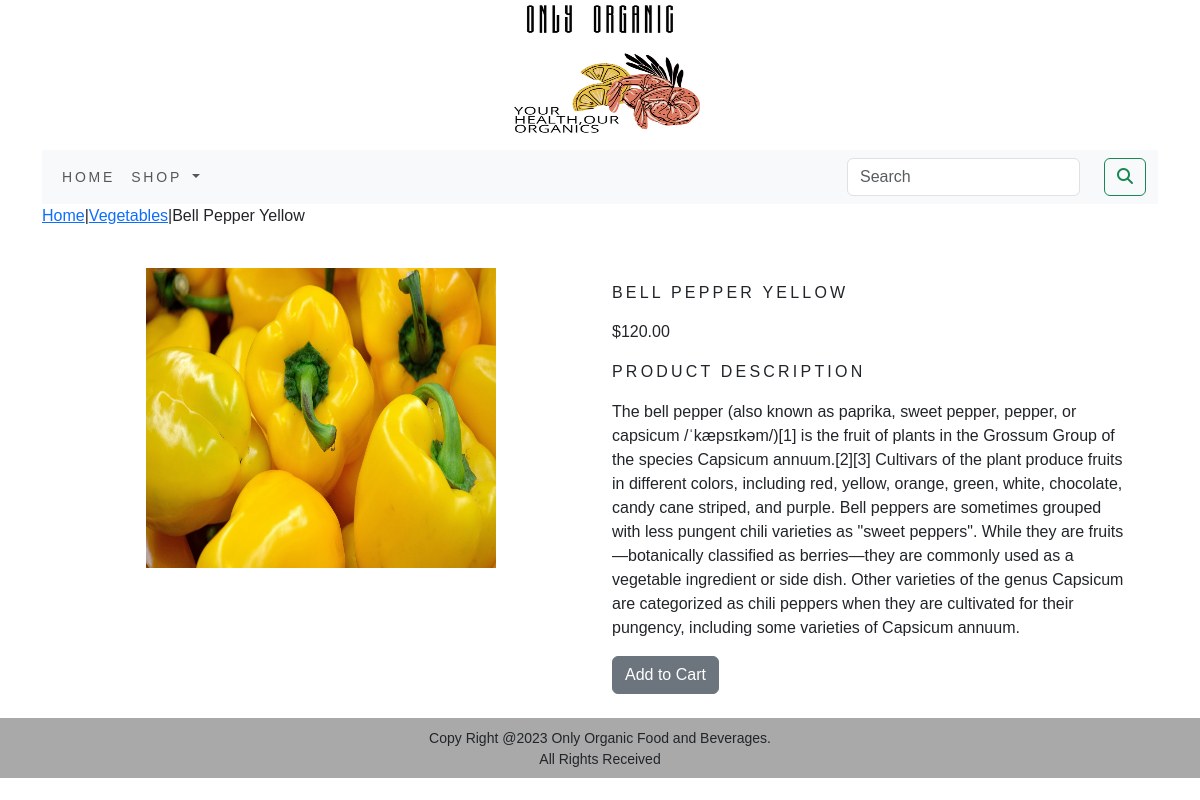
Screenshot of /shop/vegetables/bell-pepper-yellow/ with the database file from the repository.
### shop/models.py (models this page shows, shortened)
class Product(models.Model):
    name = models.CharField(max_length=250,unique=True)
    slug = models.SlugField(max_length=250,unique=True)
    description = models.TextField(blank=True)
    price = models.DecimalField(max_digits=10,decimal_places=2)
    category = models.ForeignKey(Category,on_delete=models.CASCADE)
    image = models.ImageField(upload_to='product',blank=True)
    stock = models.IntegerField()
    available = models.BooleanField(default=True)
    created = models.DateTimeField(auto_now_add=True)
    updated = models.DateTimeField(auto_now=True)
    class Meta:
        ordering = ('name',)
        verbose_name = 'product'
        verbose_name_plural = 'products'

class Category(models.Model):
    name = models.CharField(max_length=250,unique=True)
    slug = models.SlugField(max_length=250,unique=True)
    description = models.TextField(blank=True)
    image = models.ImageField(upload_to='category',blank=True)
    class Meta:
        ordering = ('name',)
        verbose_name = 'category'
        verbose_name_plural = 'categories'
    def get_url(self):
        return reverse('shop:products_by_category', args=[self.slug])
    def __str__(self):
        return '{}'.format(self.name)

### shop/views.py (the view)
# urls.py: path('<slug:c_slug>/<slug:product_slug>/',views.proDetail,name='prodCatDetail'),
def proDetail(request,c_slug,product_slug):
    try:
        product = Product.objects.get(category__slug=c_slug,slug=product_slug)
    except Exception as e:
        raise e
    return render(request,'product.html',{'product':product})

### cart/context_processors.py (called while the page is built)
def counter(request):
    item_count = 0
    if 'admin' in request.path:
        return {}
    else:
        try:
            cart = Cart.objects.filter(cart_id =_cart_id(request))
            cart_items = CartItem.objects.all().filter(cart=cart[:1])
            for cart_item in cart_items:
                item_count += cart_item.quantity
        except Cart.DoesNotExist:
            item_count=0
    return dict(item_count=item_count)

### cart/views.py (called while the page is built)
def _cart_id(request):
    cart = request.session.session_key
    if not cart:
        cart = request.session.create()
    return cart

### shop/context_processors.py (called while the page is built)
def menu_links(request):
    links = Category.objects.all()
    return dict(links=links)

### templates/product.html (shortened to what this page needs)
{% extends 'base.html' %}
{% load static %}
{% block content %}
<div class="row">
    <div class="mx_auto">
        <p><a href="{% url 'shop:allProdCat' %}">Home</a>|<a href="{{Product.category.get_url}}">{{product.category}}</a>|{{product.name}}</p>
    </div>
</div>
<div class="container">
<br>
<div class="row">
    <div class="col-12 col-sm-12 col-md-12 col-lg-6 text-center">
        <div style="min-width:18rem">
            <img src="{{product.image.url}}" alt="{{product.name}}" height="300px" width="350px">
        </div>
    </div>
    <div class="col-12 col-sm-12 col-md-12 col-lg-6">
        <div>
            <h1 class="my_prod_title">{{product.name}}</h1>
            <p>${{product.price}}</p>
            <p class="my_title">Product Description</p>
            <p class="text-justify my_prod_text">{{product.description}}</p>
            {% if product.stock <= 0 %}
            <p class="text-justify my_prod_text"><b>Out of Stock</b></p>
            {% else %}
            <a class="btn btn-secondary" href="{% url 'cart:add_cart' product.id %}"> Add to Cart</a>
            {% endif %}
        </div>
    </div>
</div>
</div>
{% endblock %}

### static/css/custom.css (style rules this page uses)
body { font-family: 'Arimo', sans-serif; }
.my_title { font-size:16px; text-transform:uppercase; letter-spacing:.2em; }
.my_prod_title { font-size:16px; text-transform:uppercase; letter-spacing:.2em; padding-top:15px; padding-bottom:10px; }
.my_prod_text { padding-right:20px; }

### rows the page displays
Product: category "Vegetables", name "Bell Pepper Yellow", image (picture), name "BELL PEPPER YELLOW", price "120.00", description "The bell pepper (also known as paprika, sweet pepper, pepper, or capsicum /ˈkæpsɪkəm/)[1] is the fruit of plants in the Grossum Group of the species Capsicum annuum.[2][3] Cultivars of the plant produce fruits in different colors, including red, yellow, orange, green, white, chocolate, candy cane striped, and purple. Bell peppers are sometimes grouped with less pungent chili varieties as \"sweet peppers\". While they are fruits—botanically classified as berries—they are commonly used as a vegetable ingredient or side dish. Other varieties of the genus Capsicum are categorized as chili peppers when they are cultivated for their pungency, including some varieties of Capsicum annuum."
